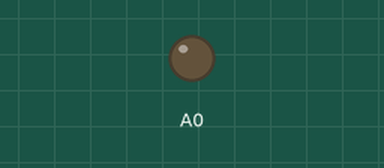
Bench run of a sketch on a simulated Arduino Zero (SAMD21). On the bench: output pins drawn as LEDs (lit = HIGH). What the sketch prints to the serial monitor is not drawn.

Above: at 0.15 s.
Timing chart, 0 to 1.6 s (numbered marks = the images above):
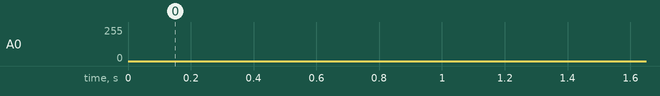

The sketch:

MESH_Friend.ino
```cpp
#include <elapsedMillis.h>

float phase = 0.0;
float twopi = 3.14159 * 2;
elapsedMicros usec = 0;

void setup() {
  Serial.begin(115200);
  analogWriteResolution(10); // ATSAMD21 has 10 bit DAC
}

void loop() {
  // put your main code here, to run repeatedly:
  //analogWrite(A0, 126);

  //float val = sin(phase) * 2000.0 + 2050.0;
  float val = sin(phase) * 500 + 500;
  analogWrite(A0, (int)val);
  Serial.print(millis());
  Serial.print(": ");
  Serial.println((int)val);
  phase = phase + 0.02;
  if (phase >= twopi) phase = 0;
  while (usec < 1000) ; // wait
  usec = usec - 1000;
}
```
